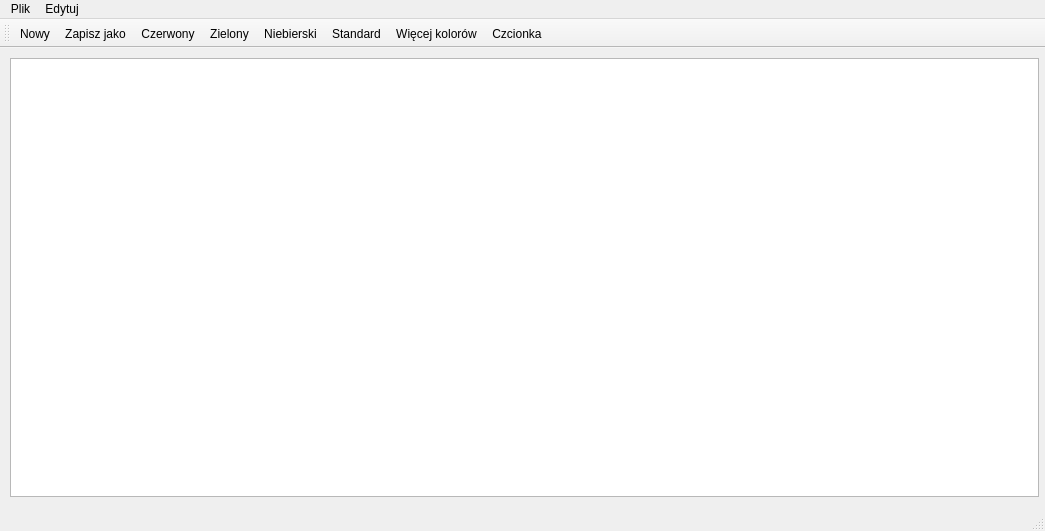
<?xml version="1.0" encoding="UTF-8"?>
<ui version="4.0">
 <class>Notepad</class>
 <widget class="QMainWindow" name="Notepad">
  <property name="geometry">
   <rect>
    <x>0</x>
    <y>0</y>
    <width>1045</width>
    <height>531</height>
   </rect>
  </property>
  <property name="windowTitle">
   <string>Notepad</string>
  </property>
  <widget class="QWidget" name="centralWidget">
   <widget class="QWidget" name="verticalLayoutWidget">
    <property name="geometry">
     <rect>
      <x>-1</x>
      <y>-1</y>
      <width>1051</width>
      <height>461</height>
     </rect>
    </property>
    <layout class="QVBoxLayout" name="verticalLayout">
     <item>
      <widget class="QTextEdit" name="textEdit"/>
     </item>
    </layout>
   </widget>
  </widget>
  <widget class="QToolBar" name="mainToolBar">
   <attribute name="toolBarArea">
    <enum>TopToolBarArea</enum>
   </attribute>
   <attribute name="toolBarBreak">
    <bool>false</bool>
   </attribute>
   <addaction name="actionNowy"/>
   <addaction name="actionZapisz_jako"/>
   <addaction name="actionCzerwony"/>
   <addaction name="actionZielony"/>
   <addaction name="actionNiebierski"/>
   <addaction name="actionStandard"/>
   <addaction name="actionWiecej_kolorow"/>
   <addaction name="actionCzcionka"/>
  </widget>
  <widget class="QStatusBar" name="statusBar"/>
  <widget class="QMenuBar" name="menuBar">
   <property name="geometry">
    <rect>
     <x>0</x>
     <y>0</y>
     <width>1045</width>
     <height>20</height>
    </rect>
   </property>
   <widget class="QMenu" name="menuPlik">
    <property name="title">
     <string>Plik</string>
    </property>
    <addaction name="actionNowy"/>
    <addaction name="actionOtworz"/>
    <addaction name="actionZapisz_jako"/>
    <addaction name="actionWyjd"/>
   </widget>
   <widget class="QMenu" name="menuEdytuj">
    <property name="title">
     <string>Edytuj</string>
    </property>
    <addaction name="actionCofnij"/>
    <addaction name="actionPrzywr"/>
    <addaction name="actionKopiuj"/>
    <addaction name="actionWklej"/>
    <addaction name="actionWytnij"/>
   </widget>
   <addaction name="menuPlik"/>
   <addaction name="menuEdytuj"/>
  </widget>
  <action name="actionOtworz">
   <property name="icon">
    <iconset>
     <normaloff>../Res/icons/Open.bmp</normaloff>../Res/icons/Open.bmp</iconset>
   </property>
   <property name="text">
    <string>Otwórz</string>
   </property>
  </action>
  <action name="actionZapisz_jako">
   <property name="icon">
    <iconset>
     <normaloff>../Res/icons/Save.bmp</normaloff>../Res/icons/Save.bmp</iconset>
   </property>
   <property name="text">
    <string>Zapisz jako</string>
   </property>
  </action>
  <action name="actionWyjd">
   <property name="text">
    <string>Wyjdź</string>
   </property>
  </action>
  <action name="actionNowy">
   <property name="icon">
    <iconset>
     <normaloff>../Res/icons/New.bmp</normaloff>../Res/icons/New.bmp</iconset>
   </property>
   <property name="text">
    <string>Nowy</string>
   </property>
  </action>
  <action name="actionCofnij">
   <property name="text">
    <string>Cofnij</string>
   </property>
  </action>
  <action name="actionPrzywr">
   <property name="text">
    <string>Przywróć</string>
   </property>
  </action>
  <action name="actionWklej">
   <property name="text">
    <string>Wklej</string>
   </property>
  </action>
  <action name="actionKopiuj">
   <property name="text">
    <string>Kopiuj</string>
   </property>
  </action>
  <action name="actionWytnij">
   <property name="text">
    <string>Wytnij</string>
   </property>
  </action>
  <action name="actionCzerwony">
   <property name="icon">
    <iconset>
     <normaloff>../Res/icons/red.png</normaloff>../Res/icons/red.png</iconset>
   </property>
   <property name="text">
    <string>Czerwony</string>
   </property>
  </action>
  <action name="actionNiebierski">
   <property name="icon">
    <iconset>
     <normaloff>../Res/icons/blue.png</normaloff>../Res/icons/blue.png</iconset>
   </property>
   <property name="text">
    <string>Niebierski</string>
   </property>
  </action>
  <action name="actionZielony">
   <property name="icon">
    <iconset>
     <normaloff>../Res/icons/green.png</normaloff>../Res/icons/green.png</iconset>
   </property>
   <property name="text">
    <string>Zielony</string>
   </property>
  </action>
  <action name="actionStandard">
   <property name="icon">
    <iconset>
     <normaloff>../Res/icons/black.png</normaloff>../Res/icons/black.png</iconset>
   </property>
   <property name="text">
    <string>Standard</string>
   </property>
  </action>
  <action name="actionWiecej_kolorow">
   <property name="icon">
    <iconset>
     <normaloff>../Res/icons/rainbow.png</normaloff>../Res/icons/rainbow.png</iconset>
   </property>
   <property name="text">
    <string>Więcej kolorów</string>
   </property>
  </action>
  <action name="actionCzcionka">
   <property name="icon">
    <iconset>
     <normaloff>../Res/icons/font.png</normaloff>../Res/icons/font.png</iconset>
   </property>
   <property name="text">
    <string>Czcionka</string>
   </property>
  </action>
 </widget>
 <layoutdefault spacing="6" margin="11"/>
 <resources/>
 <connections/>
</ui>
